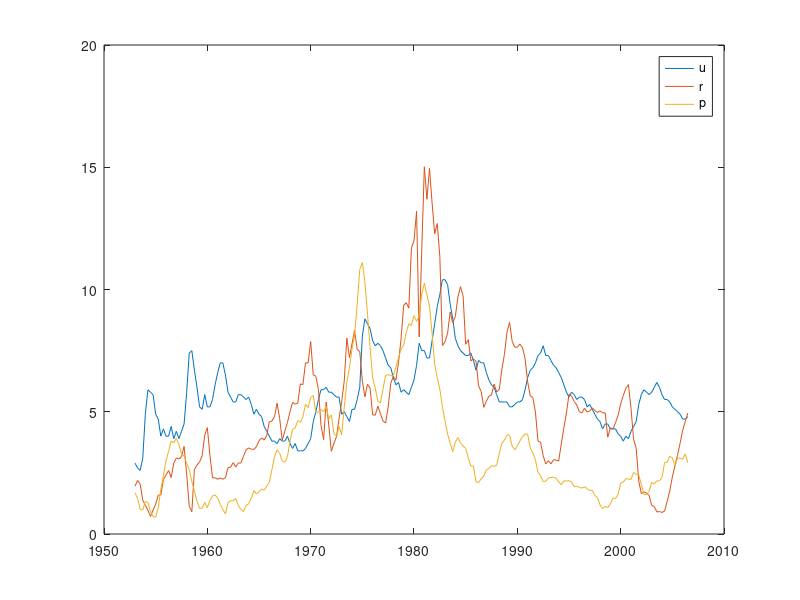

Reproduce this figure in MATLAB.
clear all

load lab2.dat -ascii
t = lab2(:,1);
u = lab2(:,2);
r = lab2(:,3);
p = lab2(:,4);
T = size(p,1);
ii = ones(T,1);
['Q.2'] 
plot(t,[u r p]);
legend('u', 'r', 'p');
[T,m]=size(p);

%  Questions 3 & 4
y = p;
X = [ii u];
% The next two lines do the same thing
b = X\y;
b = inv(X'*X)*X'*y;
e =  (y-X*b);
s2 = e'*e/(T-2);
tstats = b./sqrt(diag(s2*inv(X'*X)));
['Q.3'] 
['coeffs  t-stats'] 
[b tstats]
% The next line does the same thing as the two following lines
['Q.4'] 
r = corr(e(2:T),e(1:T-1));
[r  (sqrt(T)*r)]
[e(2:T-1)'*e(1:T-2)/(e'*e)  (sqrt(T)*r)]

%  Questions 5 to 7
% ARDL one lag each
y = p(2:T);
X = [ones(T-1,1) p(1:T-1) u(2:T) u(1:T-1)];
[T1, k1] = size(X);
b = X\y;
b = inv(X'*X)*X'*y;
e =  (y-X*b);
s2 = e'*e/(T1-k1);
tstats = b./sqrt(diag(s2*inv(X'*X)));
['Q.5'] 
['coeffs  t-stats'] 
[b tstats]
r = corr(e(2:T1-1),e(1:T1-2));
['r  t-stats for r']
[r  (sqrt(T1)*r);
e(2:T1-1)'*e(1:T1-2)/(e'*e)  (sqrt(T1)*r)]

% ARDL 2 lags each
% T = size(t,1); 
y = p(3:T);
X = [ones(T-2,1) p(2:T-1) p(1:T-2) u(3:T) u(2:T-1) u(1:T-2)];
[T2, k] = size(X);

['Q.6'] 
b = X\y;
b = inv(X'*X)*X'*y;
e =  (y-X*b);
s2 = e'*e/(T2-k);
tstats = b./sqrt(diag(s2*inv(X'*X)));

['coeffs  t-stats']
[b tstats]
r = corr(e(2:T2-1),e(1:T2-2));

['r    t-stats for r']
[r   (sqrt(T2)*r);
e(2:T2-1)'*e(1:T2-2)/(e'*e)  (sqrt(T2)*r)]

% We prefer the ARDL(2,2) based upon the evidence of
% no autocorrelation in the residual

['Q.7'] 
% Re-estimate the ARDL(2,2) in rearranged form
y = p(3:T) -  p(2:T-1);
X = [ones(T-2,1) p(2:T-1) (p(1:T-2) - p(2:T-1)) u(3:T) u(2:T-1) u(1:T-2)];
[T2, k] = size(X);
b = inv(X'*X)*X'*y;
e =  (y-X*b);
s2 = e'*e/(T2-k);
tstats = b./sqrt(diag(s2*inv(X'*X)));

['coeffs  t-stats']
[b tstats]

['Q.8'] 
[ 'The relevant t-stat is the second one (on the lagged level of prices).']
['This is not significant indicating a vertical LR Phillips curve']


['Q.9'] 
% Re-estimate the Restricted ARDL(2,2) in rearranged form
y = p(3:T) -  p(2:T-1);
X = [ones(T-2,1) (p(1:T-2) - p(2:T-1)) u(3:T) u(2:T-1) u(1:T-2)];
[T2, k] = size(X);
b = inv(X'*X)*X'*y;
e =  (y-X*b);
s2 = e'*e/(T2-k);
tstats = b./sqrt(diag(s2*inv(X'*X)));
['coeffs  t-stats']
[b tstats]
